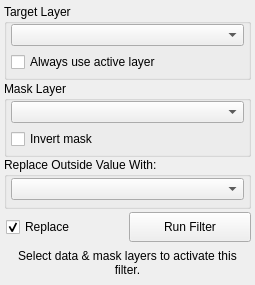
<?xml version="1.0" encoding="UTF-8"?>
<ui version="4.0">
 <class>MRIBiasFieldCorrectionFilterInterface</class>
 <widget class="QWidget" name="MRIBiasFieldCorrectionFilterInterface">
  <property name="geometry">
   <rect>
    <x>0</x>
    <y>0</y>
    <width>255</width>
    <height>285</height>
   </rect>
  </property>
  <property name="sizePolicy">
   <sizepolicy hsizetype="Preferred" vsizetype="Preferred">
    <horstretch>0</horstretch>
    <verstretch>0</verstretch>
   </sizepolicy>
  </property>
  <property name="windowTitle">
   <string>MRI Bias Field Correction Filter</string>
  </property>
  <layout class="QVBoxLayout" name="verticalLayout">
   <property name="spacing">
    <number>2</number>
   </property>
   <property name="margin">
    <number>4</number>
   </property>
   <item>
    <widget class="QGroupBox" name="target_groupbox_">
     <property name="minimumSize">
      <size>
       <width>0</width>
       <height>76</height>
      </size>
     </property>
     <property name="maximumSize">
      <size>
       <width>16777215</width>
       <height>76</height>
      </size>
     </property>
     <property name="title">
      <string>Target Layer</string>
     </property>
     <property name="alignment">
      <set>Qt::AlignLeading|Qt::AlignLeft|Qt::AlignTop</set>
     </property>
     <property name="checkable">
      <bool>false</bool>
     </property>
     <layout class="QVBoxLayout" name="verticalLayout_4">
      <property name="spacing">
       <number>6</number>
      </property>
      <property name="leftMargin">
       <number>4</number>
      </property>
      <property name="topMargin">
       <number>0</number>
      </property>
      <property name="rightMargin">
       <number>4</number>
      </property>
      <property name="bottomMargin">
       <number>4</number>
      </property>
      <item>
       <widget class="QtUtils::QtDropableComboBox" name="target_layer_">
        <property name="sizePolicy">
         <sizepolicy hsizetype="Ignored" vsizetype="Fixed">
          <horstretch>0</horstretch>
          <verstretch>0</verstretch>
         </sizepolicy>
        </property>
       </widget>
      </item>
      <item>
       <widget class="QWidget" name="widget_2" native="true">
        <property name="minimumSize">
         <size>
          <width>0</width>
          <height>20</height>
         </size>
        </property>
        <layout class="QHBoxLayout" name="horizontalLayout_3">
         <property name="spacing">
          <number>0</number>
         </property>
         <property name="margin">
          <number>0</number>
         </property>
         <item>
          <widget class="QCheckBox" name="use_active_layer_">
           <property name="text">
            <string>Always use active layer</string>
           </property>
          </widget>
         </item>
        </layout>
       </widget>
      </item>
     </layout>
    </widget>
   </item>
   <item>
    <widget class="QGroupBox" name="connected_to_mask_groupbox_">
     <property name="minimumSize">
      <size>
       <width>0</width>
       <height>76</height>
      </size>
     </property>
     <property name="maximumSize">
      <size>
       <width>16777215</width>
       <height>76</height>
      </size>
     </property>
     <property name="title">
      <string>Mask Layer</string>
     </property>
     <property name="alignment">
      <set>Qt::AlignLeading|Qt::AlignLeft|Qt::AlignTop</set>
     </property>
     <layout class="QVBoxLayout" name="verticalLayout_5">
      <property name="spacing">
       <number>6</number>
      </property>
      <property name="leftMargin">
       <number>4</number>
      </property>
      <property name="topMargin">
       <number>0</number>
      </property>
      <property name="rightMargin">
       <number>4</number>
      </property>
      <property name="bottomMargin">
       <number>4</number>
      </property>
      <item>
       <widget class="QtUtils::QtDropableComboBox" name="mask_">
        <property name="sizePolicy">
         <sizepolicy hsizetype="Ignored" vsizetype="Fixed">
          <horstretch>0</horstretch>
          <verstretch>0</verstretch>
         </sizepolicy>
        </property>
       </widget>
      </item>
      <item>
       <widget class="QWidget" name="widget" native="true">
        <property name="minimumSize">
         <size>
          <width>0</width>
          <height>20</height>
         </size>
        </property>
        <layout class="QHBoxLayout" name="horizontalLayout_2">
         <property name="spacing">
          <number>0</number>
         </property>
         <property name="margin">
          <number>0</number>
         </property>
         <item>
          <widget class="QCheckBox" name="invert_mask_">
           <property name="text">
            <string>Invert mask</string>
           </property>
          </widget>
         </item>
        </layout>
       </widget>
      </item>
     </layout>
    </widget>
   </item>
   <item>
    <widget class="QGroupBox" name="groupBox">
     <property name="minimumSize">
      <size>
       <width>0</width>
       <height>52</height>
      </size>
     </property>
     <property name="maximumSize">
      <size>
       <width>16777215</width>
       <height>52</height>
      </size>
     </property>
     <property name="title">
      <string>Replace Outside Value With:</string>
     </property>
     <property name="alignment">
      <set>Qt::AlignLeading|Qt::AlignLeft|Qt::AlignTop</set>
     </property>
     <layout class="QVBoxLayout" name="verticalLayout_3">
      <property name="spacing">
       <number>0</number>
      </property>
      <property name="leftMargin">
       <number>4</number>
      </property>
      <property name="topMargin">
       <number>0</number>
      </property>
      <property name="rightMargin">
       <number>4</number>
      </property>
      <property name="bottomMargin">
       <number>4</number>
      </property>
      <item>
       <widget class="QComboBox" name="replace_with_">
        <property name="sizePolicy">
         <sizepolicy hsizetype="Ignored" vsizetype="Fixed">
          <horstretch>0</horstretch>
          <verstretch>0</verstretch>
         </sizepolicy>
        </property>
        <property name="sizeAdjustPolicy">
         <enum>QComboBox::AdjustToContents</enum>
        </property>
       </widget>
      </item>
     </layout>
    </widget>
   </item>
   <item>
    <widget class="QWidget" name="replaceRunWidget" native="true">
     <property name="minimumSize">
      <size>
       <width>0</width>
       <height>32</height>
      </size>
     </property>
     <property name="maximumSize">
      <size>
       <width>16777215</width>
       <height>32</height>
      </size>
     </property>
     <layout class="QHBoxLayout" name="horizontalLayout" stretch="1,1">
      <property name="spacing">
       <number>0</number>
      </property>
      <property name="leftMargin">
       <number>2</number>
      </property>
      <property name="topMargin">
       <number>0</number>
      </property>
      <property name="rightMargin">
       <number>0</number>
      </property>
      <property name="bottomMargin">
       <number>0</number>
      </property>
      <item>
       <widget class="QCheckBox" name="replaceCheckBox">
        <property name="text">
         <string>Replace</string>
        </property>
        <property name="checked">
         <bool>true</bool>
        </property>
       </widget>
      </item>
      <item>
       <widget class="QPushButton" name="runFilterButton">
        <property name="minimumSize">
         <size>
          <width>0</width>
          <height>30</height>
         </size>
        </property>
        <property name="text">
         <string>Run Filter</string>
        </property>
       </widget>
      </item>
     </layout>
    </widget>
   </item>
   <item>
    <widget class="QWidget" name="message_alert_" native="true">
     <property name="minimumSize">
      <size>
       <width>0</width>
       <height>32</height>
      </size>
     </property>
     <layout class="QHBoxLayout" name="horizontalLayout_5">
      <property name="spacing">
       <number>0</number>
      </property>
      <property name="margin">
       <number>4</number>
      </property>
      <item>
       <widget class="QLabel" name="message_">
        <property name="text">
         <string>Select data &amp; mask layers to activate this filter.</string>
        </property>
        <property name="alignment">
         <set>Qt::AlignCenter</set>
        </property>
        <property name="wordWrap">
         <bool>true</bool>
        </property>
       </widget>
      </item>
     </layout>
    </widget>
   </item>
  </layout>
 </widget>
 <customwidgets>
  <customwidget>
   <class>QtUtils::QtDropableComboBox</class>
   <extends>QComboBox</extends>
   <header location="global">QtUtils/Widgets/QtDropableComboBox.h</header>
  </customwidget>
 </customwidgets>
 <resources/>
 <connections/>
</ui>
